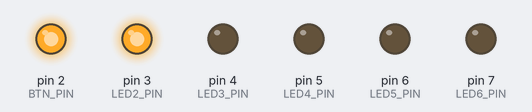
Recording of a sketch running on a simulated Arduino Uno, built with avr-gcc and run on an emulated ATmega328P. On the bench: output pins drawn as LEDs (lit = HIGH).

Above: at 0.05 s.
At 0.3 s:
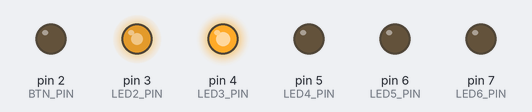
At 0.6 s:
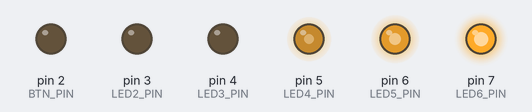
At 1.15 s:
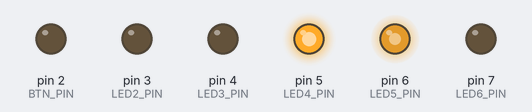
At 1.65 s:
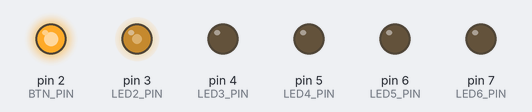
At 2.2 s:
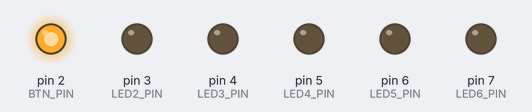
Timing chart, 0 to 5.1 s (numbered marks = the images above):
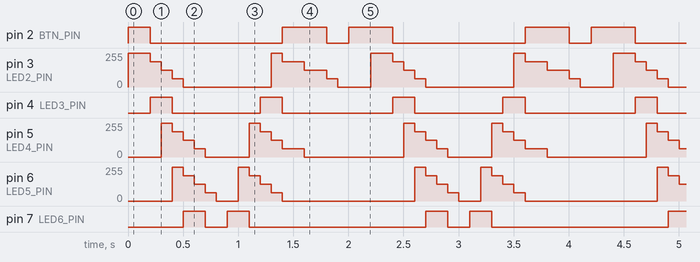

The sketch:

flow_led.ino
```cpp
#define BTN_PIN 2
/*
#define LED1_PIN 3
#define LED2_PIN 5
#define LED3_PIN 6
#define LED4_PIN 9
#define LED5_PIN 10
#define LED6_PIN 11
*/
#define LED1_PIN 2
#define LED2_PIN 3
#define LED3_PIN 4
#define LED4_PIN 5
#define LED5_PIN 6
#define LED6_PIN 7

#define MAX_INTENSITY 255
#define FADE_AMONT 64
#define DELAYTIME 100

#define LEFT true
#define RIGHT false

bool direc = true;
int8_t cur_led = 1;
bool pause = false;

void setup()
{
    pinMode(BTN_PIN, INPUT);
    pinMode(LED1_PIN, OUTPUT);
    pinMode(LED2_PIN, OUTPUT);
    pinMode(LED3_PIN, OUTPUT);
    pinMode(LED4_PIN, OUTPUT);
    pinMode(LED5_PIN, OUTPUT);
    pinMode(LED6_PIN, OUTPUT);
    Serial.begin(9600);
}
void loop()
{

    pause = digitalRead(BTN_PIN) ? !pause : pause;
    if (Serial.available())
    {
        pause = !(Serial.read() & '0') | 0;
    }


    if(!pause){
        direc ? cur_led++ : cur_led-- ;
        update();
        direc = cur_led == 8 || cur_led == -1 ? !direc : direc;
    }
    delay(DELAYTIME);
  //  Serial.println(cur_led);
}
void update(){
    if (direc == LEFT)
    {
        for (int8_t i = 1; i < 7; i++)
        {
            i > cur_led ? led_off(i) : led_on(i ,bound(MAX_INTENSITY - abs(cur_led - i) * FADE_AMONT));
        }
    }else{
        for (int8_t i = 1; i < 7; i++)
        {
            i < cur_led ? led_off(i) : led_on(i ,bound(MAX_INTENSITY - abs(i - cur_led) * FADE_AMONT));
        }
    }

}
int bound(int x){
    if (x > 255) x = 255;
    if (x < 0) x = 0;
    return x;
}
void led_off(uint8_t no){
    led_on(no ,0);
}
void led_on(uint8_t no,int16_t intensity){

    switch (no)
    {
    case 1:
        analogWrite(LED1_PIN , intensity);
        break;
    case 2:
        analogWrite(LED2_PIN , intensity);
        break;
    case 3:
        analogWrite(LED3_PIN , intensity);
        break;
    case 4:
        analogWrite(LED4_PIN , intensity);
        break;
    case 5:
        analogWrite(LED5_PIN , intensity);
        break;
    case 6:
        analogWrite(LED6_PIN , intensity);
        break;
    default:
        break;
    }
}
```

Measured:
- by itself, pin 2 (BTN_PIN): repeats every 2.2 s: LOW 1.2 s, HIGH 0.40 s, LOW 0.20 s, HIGH 0.40 s
- by itself, pin 4 (LED3_PIN): repeats every 2.2 s: LOW 0.80 s, HIGH 0.20 s, LOW 1.0 s, HIGH 0.20 s
- by itself, pin 7 (LED6_PIN): repeats every 2.2 s: LOW 0.20 s, HIGH 0.20 s, LOW 1.6 s, HIGH 0.20 s
- by itself, pin 6 (LED5_PIN): repeats every 2.2 s: 191/255 0.10 s, 127/255 0.10 s, 63/255 0.10 s, 0/255 0.20 s, 255/255 0.10 s, 191/255 0.10 s, 127/255 0.10 s, 63/255 0.10 s, 0/255 1.2 s, 255/255 0.10 s
- by itself, pin 3 (LED2_PIN): repeats every 2.2 s: 191/255 0.10 s, 127/255 0.10 s, 63/255 0.10 s, 0/255 0.80 s, 255/255 0.10 s, 191/255 0.20 s, 127/255 0.20 s, 63/255 0.10 s, 0/255 0.30 s, 255/255 0.20 s
